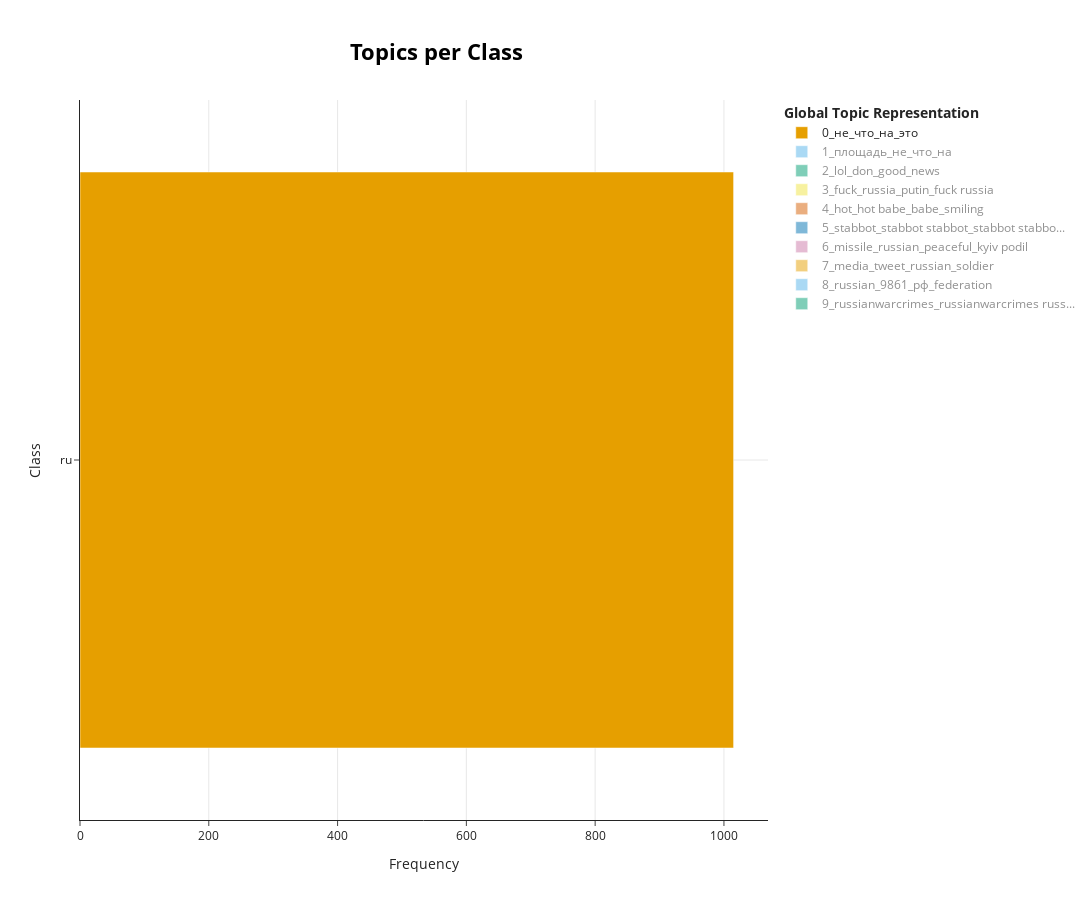

This figure's notebook cell:
### Code cell
topic_model.visualize_topics_per_class(topics_per_class, top_n_topics=10)

### Figure 1 — Plotly figure (JSON) as saved in the notebook; plotly's stock layout.template omitted (floating-point values rounded to 4 significant figures)
{"data": [{"hoverinfo": "text", "hovertext": ["<b>Topic 0</b><br>Words: не, что, на, это, слава"], "marker": {"color": "#E69F00"}, "name": "0_не_что_на_это", "orientation": "h", "type": "bar", "visible": true, "x": [1015], "y": ["ru"]}, {"hoverinfo": "text", "hovertext": ["<b>Topic 1</b><br>Words: площадь, не, что, на, это"], "marker": {"color": "#56B4E9"}, "name": "1_площадь_не_что_на", "orientation": "h", "type": "bar", "visible": "legendonly", "x": [180], "y": ["ru"]}, {"hoverinfo": "text", "hovertext": ["<b>Topic 2</b><br>Words: lol, don, good, news, bro"], "marker": {"color": "#009E73"}, "name": "2_lol_don_good_news", "orientation": "h", "type": "bar", "visible": "legendonly", "x": [82], "y": ["ru"]}, {"hoverinfo": "text", "hovertext": ["<b>Topic 3</b><br>Words: fuck, russia, putin, fuck russia, putin fuck"], "marker": {"color": "#F0E442"}, "name": "3_fuck_russia_putin_fuck russia", "orientation": "h", "type": "bar", "visible": "legendonly", "x": [80], "y": ["ru"]}, {"hoverinfo": "text", "hovertext": ["<b>Topic 4</b><br>Words: hot, smiling, hot babe, babe, shit"], "marker": {"color": "#D55E00"}, "name": "4_hot_hot babe_babe_smiling", "orientation": "h", "type": "bar", "visible": "legendonly", "x": [32], "y": ["ru"]}, {"hoverinfo": "text", "hovertext": ["<b>Topic 5</b><br>Words: stabbot, stabbot stabbot, stabbot stabbot stabbot, link stabbot, twitter link stabbot"], "marker": {"color": "#0072B2"}, "name": "5_stabbot_stabbot stabbot_stabbot stabbo...", "orientation": "h", "type": "bar", "visible": "legendonly", "x": [29], "y": ["ru"]}, {"hoverinfo": "text", "hovertext": ["<b>Topic 6</b><br>Words: missile, russian, peaceful, podil kyi, center central"], "marker": {"color": "#CC79A7"}, "name": "6_missile_russian_peaceful_kyiv podil", "orientation": "h", "type": "bar", "visible": "legendonly", "x": [26], "y": ["ru"]}, {"hoverinfo": "text", "hovertext": ["<b>Topic 7</b><br>Words: media, tweet, russian, soldier, missing"], "marker": {"color": "#E69F00"}, "name": "7_media_tweet_russian_soldier", "orientation": "h", "type": "bar", "visible": "legendonly", "x": [24], "y": ["ru"]}, {"hoverinfo": "text", "hovertext": ["<b>Topic 8</b><br>Words: russian, 9861, рф, russian federation, federation"], "marker": {"color": "#56B4E9"}, "name": "8_russian_9861_рф_federation", "orientation": "h", "type": "bar", "visible": "legendonly", "x": [20], "y": ["ru"]}, {"hoverinfo": "text", "hovertext": ["<b>Topic 9</b><br>Words: russianwarcrimes, russianwarcrimes russianwarcrimes, russianwarcrimes russianwarcrimes russianwarcrimes, russiadenies, russiancircus"], "marker": {"color": "#009E73"}, "name": "9_russianwarcrimes_russianwarcrimes russ...", "orientation": "h", "type": "bar", "visible": "legendonly", "x": [20], "y": ["ru"]}], "layout": {"height": 900, "hoverlabel": {"bgcolor": "white", "font": {"family": "Rockwell", "size": 16}}, "legend": {"title": {"text": "<b>Global Topic Representation"}}, "title": {"font": {"color": "Black", "size": 22}, "text": "<b>Topics per Class", "x": 0.4, "xanchor": "center", "y": 0.95, "yanchor": "top"}, "width": 1250, "xaxis": {"showgrid": true, "title": {"text": "Frequency"}}, "yaxis": {"showgrid": true, "title": {"text": "Class"}}}}
